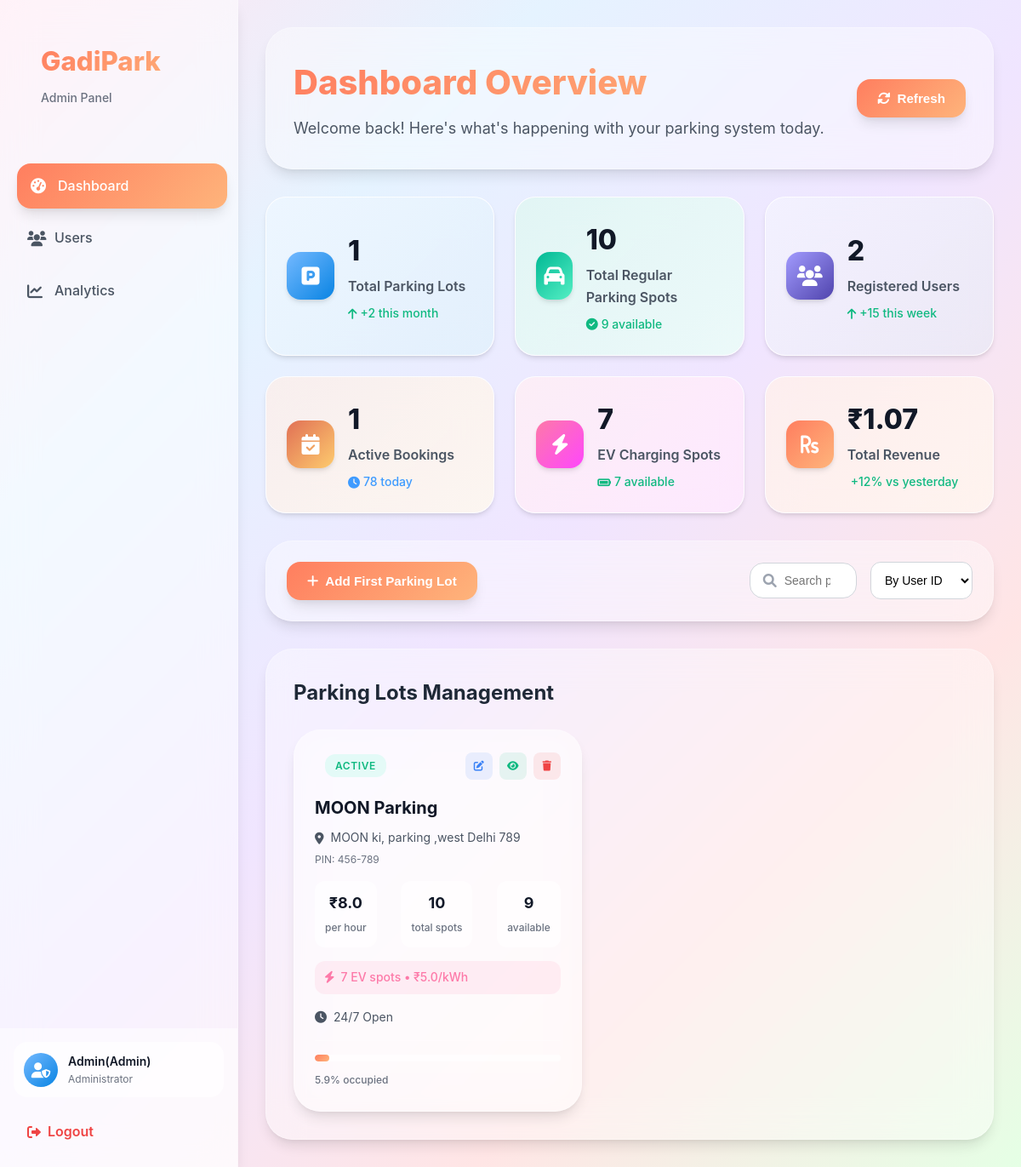
The app's page /admin_dashboard (signed in), older data.
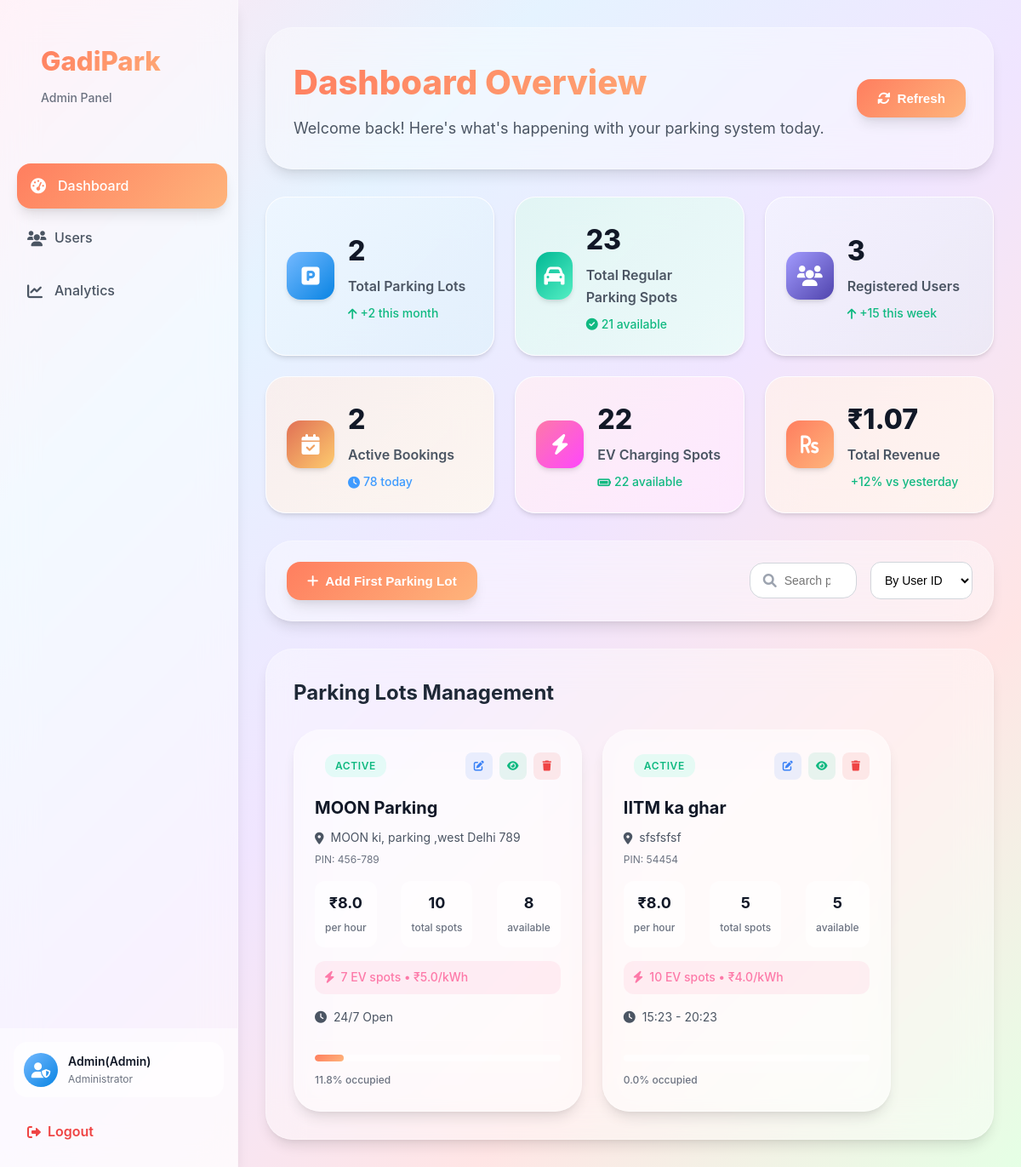
The same page, newer data.
### models/parking_lot.py (models this page shows, shortened)
class ParkingLot(db.Model):
    __tablename__ = 'parking_lots'
    id = db.Column(db.Integer, primary_key=True)
    name= db.Column(db.String(80), unique=True, nullable=False)
    address = db.Column(db.String(200), nullable=False)
    pincode = db.Column(db.String(10), nullable=False)
    hourly_rate = db.Column(db.Float, nullable=False)
    total_spots = db.Column(db.Integer, nullable=False)
    occupied_regular_spots = db.Column(db.Integer, default=0)
    occupied_ev_spots = db.Column(db.Integer, default=0)
    ev_spots = db.Column(db.Integer, default=0)
    ev_charging_rate = db.Column(db.Float, nullable=True)
    opening_time = db.Column(db.String(10), nullable=True)
    closing_time = db.Column(db.String(10), nullable=True)
    is_24_hours = db.Column(db.Boolean, default=False)
    description = db.Column(db.String(200), nullable=True)

### routes/admin.py (the view)
@admin_bp.route('/admin_dashboard')
@login_required
@admin_required
def admin_dashboard():
    lots=ParkingLot.query.all()
    lot_id=request.args.get('lot_id')
    user = User.query.get(session.get('user_id'))
    spots=ParkingSpot.query.all()
    def spots_count(is_ev):
        return ParkingSpot.query.filter_by(is_ev_spot=is_ev).count()
    total_regular_available_spots=ParkingSpot.query.filter_by(status='available',is_ev_spot=0).count()
    total_ev_available_spots=ParkingSpot.query.filter_by(status='available',is_ev_spot=1).count()
    total_regular_spots=spots_count(0)
    total_ev_spots=spots_count(1)
    active_bookings=Booking.query.count()
    total_users=User.query.count() - 1
    lot = None
    if lot_id:
        lot=ParkingLot.query.filter_by(id=lot_id).first()
    history=History.query.all()
    total_revenue=0
    for h in history:
        total_revenue+=h.total_amount_paid
    return render_template('admin_dashboard.html',lots=lots,lot=lot,user=user,spots=spots,total_regular_available_spots=total_regular_available_spots,total_users=total_users,total_ev_available_spots=total_ev_available_spots,total_regular_spots=total_regular_spots,total_ev_spots=total_ev_spots,active_bookings=active_bookings,total_revenue=total_revenue)

### Templates/admin_dashboard.html (shortened to what the changed rows need)
{%extends "base.html" %}
{%block style%}
<link rel="stylesheet" href="{{url_for('static',filename='css/admin_dashboard.css')}}">
<link rel="stylesheet" href="{{url_for('static',filename='css/modal.css')}}">
{%endblock%}
{%block content %}
    <div class="dashboard-container">
        {% include 'admin_sidebar.html' %}
        <div class="main-content">
            <div class="content-header bg">
                <div class="header-left">
                    <h1>Dashboard Overview</h1>
                </div>
            </div>
            <div class="grid-section">
                <div class="grid-card primary">
                    <div class="grid-content">
                        <h3>{{lots|length}}</h3>
                        <p>Total Parking Lots</p>
                        <span class="grid-change positive">
                            <i class="fas fa-arrow-up"></i>
                            +2 this month
                        </span>
                    </div>
                </div>
                <div class="grid-card success">
                    <div class="grid-content">
                        <h3>{{total_regular_spots}}</h3>
                        <p>Total Regular Parking Spots</p>
                        <span class="grid-change positive">
                            <i class="fas fa-check-circle"></i>
                            {{total_regular_available_spots}} available
                        </span>
                    </div>
                </div>
                <div class="grid-card info">
                    <div class="grid-content">
                        <h3>{{total_users}}</h3>
                        <p>Registered Users</p>
                        <span class="grid-change positive">
                            <i class="fas fa-arrow-up"></i>
                            +15 this week
                        </span>
                    </div>
                </div>
                <div class="grid-card warning">
                    <div class="grid-content">
                        <h3>{{active_bookings}}</h3>
                        <p>Active Bookings</p>
                        <span class="grid-change neutral">
                            <i class="fas fa-clock"></i>
                            78 today
                        </span>
                    </div>
                </div>
                <div class="grid-card electric">
                    <div class="grid-content">
                        <h3>{{total_ev_spots}}</h3>
                        <p>EV Charging Spots</p>
                        <span class="grid-change positive">
                            <i class="fas fa-battery-full"></i>
                            {{total_ev_available_spots }} available
                        </span>
                    </div>
                </div>
            </div>
            <div class="parking-lots-section bg">
                <div class="parking-header">
                    <h2>Parking Lots Management</h2>
                </div>
                <div class="parking-lots-card-container">
                    {% for lot in lots %}
                    <div class="parking-lot-card bg">
                        <div class="card-header">
                            <div class="lot-status">
                                {% if lot.total_spots + lot.ev_spots == lot.occupied_regular_spots + lot.occupied_ev_spots %}
                                    <div class="full lot-status">
                                        Full
                                    </div>
                                {% else %}
                                    <div class="active lot-status">
                                        Active
                                    </div>
                                {% endif %}
                            </div>
                            <div class="card-actions">
                                <a href="{{ url_for('admin.admin_dashboard', lot_id=lot.id) }}"
                                   class="action-btn edit-lot ">
                                    <i class="fas fa-edit edit-lot"></i>
                                </a>
                                <form action="{{url_for('parking.view_details')}}" method="post">
                                    <button class="action-btn view"><i class="fas fa-eye"></i></button>
                                </form>
                                <a href="{{ url_for('parking.delete_lot', lot_id=lot.id) }}"
                                   class="action-btn delete"
                                   onclick="return confirm('Are you sure you want to delete this parking lot?')">
                                    <i class="fas fa-trash"></i>
                                </a>
                            </div>
                        </div>
                        <div class="card-content">
                            <h3>{{ lot.name }}</h3>
                            <p class="lot-address">
                                <i class="fas fa-map-marker-alt"></i>
                                {{ lot.address }}
                            </p>
                            <p class="lot-pincode">PIN: {{ lot.pincode }}</p>
                            <div class="lot-stats">
                                <div class="stat">
                                    <span class="stat-value">₹{{ lot.hourly_rate }}</span>
                                    <span class="stat-label">per hour</span>
                                </div>
                                <div class="stat">
                                    <span class="stat-value">{{ lot.total_spots }}</span>
                                    <span class="stat-label">total spots</span>
                                </div>
                                <div class="stat">
                                    <span class="stat-value">{{ lot.total_spots-lot.occupied_regular_spots}}</span>
                                    <span class="stat-label">available</span>
                                </div>
                            </div>
                            {% if lot.ev_spots > 0 %}
                            <div class="ev-info">
                                <i class="fas fa-bolt"></i>
                                <span>{{ lot.ev_spots }} EV spots • ₹{{ lot.ev_charging_rate }}/kWh</span>
                            </div>
                            {% endif %}
                            <div class="lot-hours">
                                {% if lot.is_24_hours %}
                                    <i class="fas fa-clock"></i>
                                    <span>24/7 Open</span>
                                {% else %}
                                    <i class="fas fa-clock"></i>
                                    <span>{{ lot.opening_time }} - {{ lot.closing_time }}</span>
                                {% endif %}
                            </div>
                        </div>
                        <div class="card-footer">
                            <div class="occupancy-bar">
                                <div class="occupancy-fill" style="width: {{ ((lot.occupied_regular_spots + lot.occupied_ev_spots) / (lot.total_spots + lot.ev_spots) * 100) if (lot.total_spots + lot.ev_spots) > 0 else 0 }}%">
                                </div>
                            </div>
                            <span class="occupancy-text">
                                {{ (((lot.occupied_regular_spots + lot.occupied_ev_spots) /(lot.total_spots + lot.ev_spots) * 100) | round(1)) if (lot.total_spots + lot.ev_spots) > 0 else 0 }}% occupied
                            </span>
                        </div>
                    </div>
                    {% endfor %}
                </div>
            </div>
        </div>
    </div>
{%endblock%}

Row changes from the older to the newer data that the page shows:
changed ParkingLot "MOON Parking": lot.total_spots-lot.occupied_regular_spots "9" → "8"; occupied_regular_spots 1 → 2 (drawn); total_spots+ev_spots+occupied_regular_spots "5.9" → "11.8"
added ParkingLot: shows "ACTIVE", name "IITM ka ghar", address "sfsfsfsf", pincode "54454", hourly_rate "8.0", total_spots "5", lot.total_spots-lot.occupied_regular_spots "5", ev_spots "10", ev_charging_rate "4.0", opening_time "15:23", closing_time "20:23", total_spots+ev_spots+occupied_regular_spots "0.0"
Text that changed along with them:
{{ lots|length }}: "1" → "2"
{{ total_regular_spots }}: "10" → "23"
{{ total_regular_available_spots }}: "9" → "21"
{{ total_users }}: "2" → "3"
{{ active_bookings }}: "1" → "2"
{{ total_ev_spots }}: "7" → "22"
{{ total_ev_available_spots }}: "7" → "22"
